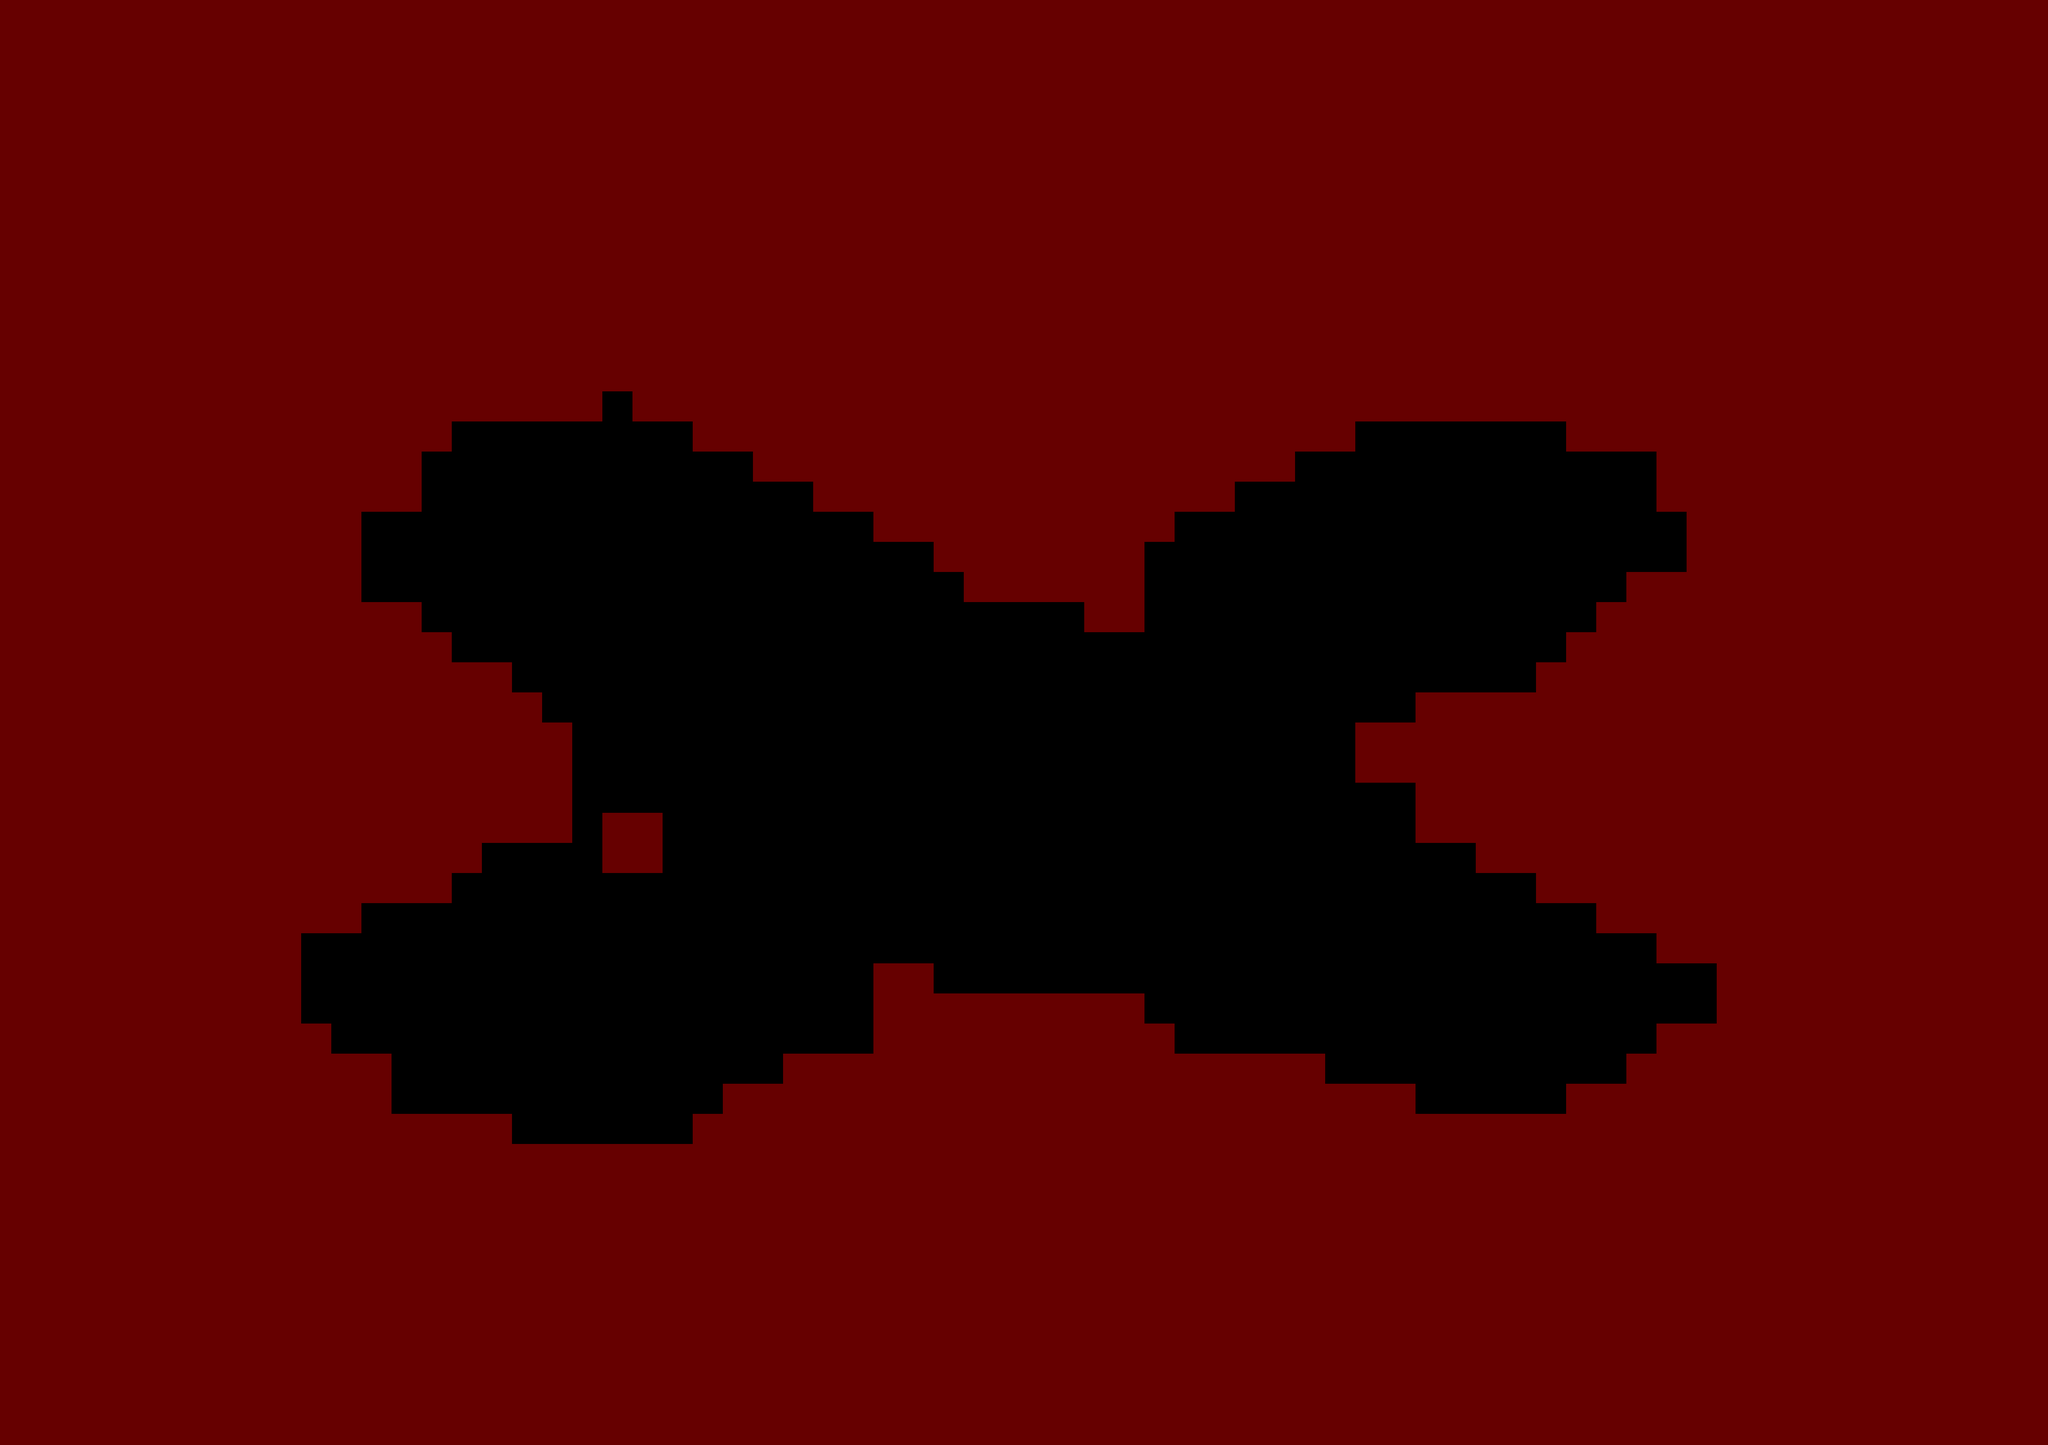

Tiled map render using the project's own tile images. Description and the whole map definition, tile-layer contents included, below:
An orthogonal 68x48 tile map with 64x64 px tiles, 1 tile layer (碰撞（红色）), 2 tilesets.

<map version="1.0" tiledversion="1.1.6" orientation="orthogonal" renderorder="left-up" width="68" height="48" tilewidth="64" tileheight="64" infinite="0" nextobjectid="1"><tileset firstgid="1" name="tile_res" tilewidth="64" tileheight="64" tilecount="2" columns="2"><image source="../misc/tile_res.png" width="128" height="64" /></tileset><tileset firstgid="3" name="tile_res" tilewidth="64" tileheight="64" tilecount="2" columns="2"><image source="../misc/tile_res.png" width="128" height="64" /></tileset><imagelayer name="背景"><image source="mdata.jpg" width="4352" height="3072" /></imagelayer><layer name="碰撞（红色）" width="68" height="48"><data encoding="csv">1,1,1,1,1,1,1,1,1,1,1,1,1,1,1,1,1,1,1,1,1,1,1,1,1,1,1,1,1,1,1,1,1,1,1,1,1,1,1,1,1,1,1,1,1,1,1,1,1,1,1,1,1,1,1,1,1,1,1,1,1,1,1,1,1,1,1,1,1,1,1,1,1,1,1,1,1,1,1,1,1,1,1,1,1,1,1,1,1,1,1,1,1,1,1,1,1,1,1,1,1,1,1,1,1,1,1,1,1,1,1,1,1,1,1,1,1,1,1,1,1,1,1,1,1,1,1,1,1,1,1,1,1,1,1,1,1,1,1,1,1,1,1,1,1,1,1,1,1,1,1,1,1,1,1,1,1,1,1,1,1,1,1,1,1,1,1,1,1,1,1,1,1,1,1,1,1,1,1,1,1,1,1,1,1,1,1,1,1,1,1,1,1,1,1,1,1,1,1,1,1,1,1,1,1,1,1,1,1,1,1,1,1,1,1,1,1,1,1,1,1,1,1,1,1,1,1,1,1,1,1,1,1,1,1,1,1,1,1,1,1,1,1,1,1,1,1,1,1,1,1,1,1,1,1,1,1,1,1,1,1,1,1,1,1,1,1,1,1,1,1,1,1,1,1,1,1,1,1,1,1,1,1,1,1,1,1,1,1,1,1,1,1,1,1,1,1,1,1,1,1,1,1,1,1,1,1,1,1,1,1,1,1,1,1,1,1,1,1,1,1,1,1,1,1,1,1,1,1,1,1,1,1,1,1,1,1,1,1,1,1,1,1,1,1,1,1,1,1,1,1,1,1,1,1,1,1,1,1,1,1,1,1,1,1,1,1,1,1,1,1,1,1,1,1,1,1,1,1,1,1,1,1,1,1,1,1,1,1,1,1,1,1,1,1,1,1,1,1,1,1,1,1,1,1,1,1,1,1,1,1,1,1,1,1,1,1,1,1,1,1,1,1,1,1,1,1,1,1,1,1,1,1,1,1,1,1,1,1,1,1,1,1,1,1,1,1,1,1,1,1,1,1,1,1,1,1,1,1,1,1,1,1,1,1,1,1,1,1,1,1,1,1,1,1,1,1,1,1,1,1,1,1,1,1,1,1,1,1,1,1,1,1,1,1,1,1,1,1,1,1,1,1,1,1,1,1,1,1,1,1,1,1,1,1,1,1,1,1,1,1,1,1,1,1,1,1,1,1,1,1,1,1,1,1,1,1,1,1,1,1,1,1,1,1,1,1,1,1,1,1,1,1,1,1,1,1,1,1,1,1,1,1,1,1,1,1,1,1,1,1,1,1,1,1,1,1,1,1,1,1,1,1,1,1,1,1,1,1,1,1,1,1,1,1,1,1,1,1,1,1,1,1,1,1,1,1,1,1,1,1,1,1,1,1,1,1,1,1,1,1,1,1,1,1,1,1,1,1,1,1,1,1,1,1,1,1,1,1,1,1,1,1,1,1,1,1,1,1,1,1,1,1,1,1,1,1,1,1,1,1,1,1,1,1,1,1,1,1,1,1,1,1,1,1,1,1,1,1,1,1,1,1,1,1,1,1,1,1,1,1,1,1,1,1,1,1,1,1,1,1,1,1,1,1,1,1,1,1,1,1,1,1,1,1,1,1,1,1,1,1,1,1,1,1,1,1,1,1,1,1,1,1,1,1,1,1,1,1,1,1,1,1,1,1,1,1,1,1,1,1,1,1,1,1,1,1,1,1,1,1,1,1,1,1,1,1,1,1,1,1,1,1,1,1,1,1,1,1,1,1,1,1,1,1,1,1,1,1,1,1,1,1,1,1,1,1,1,1,1,1,1,1,1,1,1,1,1,1,1,1,1,1,1,1,1,1,1,1,1,1,1,1,1,1,1,1,1,1,1,1,1,1,1,1,1,1,1,1,1,1,1,1,1,1,1,1,1,1,1,1,1,1,1,1,1,1,1,1,1,1,1,1,1,1,1,1,1,1,1,1,1,1,1,1,1,1,1,1,1,1,1,1,1,1,1,1,1,1,1,1,1,1,1,1,1,1,1,1,1,1,1,1,1,0,1,1,1,1,1,1,1,1,1,1,1,1,1,1,1,1,1,1,1,1,1,1,1,1,1,1,1,1,1,1,1,1,1,1,1,1,1,1,1,1,1,1,1,1,1,1,1,1,1,1,1,1,1,1,1,1,1,1,1,1,1,1,0,0,0,0,0,0,0,0,1,1,1,1,1,1,1,1,1,1,1,1,1,1,1,1,1,1,1,1,1,1,0,0,0,0,0,0,0,1,1,1,1,1,1,1,1,1,1,1,1,1,1,1,1,1,1,1,1,1,1,1,1,1,1,1,1,1,1,0,0,0,0,0,0,0,0,0,0,0,1,1,1,1,1,1,1,1,1,1,1,1,1,1,1,1,1,1,0,0,0,0,0,0,0,0,0,0,0,0,1,1,1,1,1,1,1,1,1,1,1,1,1,1,1,1,1,1,1,1,1,1,1,1,1,1,1,0,0,0,0,0,0,0,0,0,0,0,0,0,1,1,1,1,1,1,1,1,1,1,1,1,1,1,0,0,0,0,0,0,0,0,0,0,0,0,0,0,1,1,1,1,1,1,1,1,1,1,1,1,1,1,1,1,1,1,1,1,1,1,1,1,1,0,0,0,0,0,0,0,0,0,0,0,0,0,0,0,0,0,1,1,1,1,1,1,1,1,1,1,0,0,0,0,0,0,0,0,0,0,0,0,0,0,0,0,0,1,1,1,1,1,1,1,1,1,1,1,1,1,1,1,1,1,1,1,1,1,1,1,1,0,0,0,0,0,0,0,0,0,0,0,0,0,0,0,0,0,0,0,1,1,1,1,1,1,1,0,0,0,0,0,0,0,0,0,0,0,0,0,0,0,0,0,0,1,1,1,1,1,1,1,1,1,1,1,1,1,1,1,1,1,1,1,1,1,1,1,1,0,0,0,0,0,0,0,0,0,0,0,0,0,0,0,0,0,0,0,0,1,1,1,1,1,1,0,0,0,0,0,0,0,0,0,0,0,0,0,0,0,0,1,1,1,1,1,1,1,1,1,1,1,1,1,1,1,1,1,1,1,1,1,1,1,1,1,1,1,1,0,0,0,0,0,0,0,0,0,0,0,0,0,0,0,0,0,0,0,0,0,0,1,1,0,0,0,0,0,0,0,0,0,0,0,0,0,0,0,1,1,1,1,1,1,1,1,1,1,1,1,1,1,1,1,1,1,1,1,1,1,1,1,1,1,1,1,1,1,0,0,0,0,0,0,0,0,0,0,0,0,0,0,0,0,0,0,0,0,0,0,0,0,0,0,0,0,0,0,0,0,0,0,0,0,0,1,1,1,1,1,1,1,1,1,1,1,1,1,1,1,1,1,1,1,1,1,1,1,1,1,1,1,1,1,1,1,1,1,0,0,0,0,0,0,0,0,0,0,0,0,0,0,0,0,0,0,0,0,0,0,0,0,0,0,0,0,0,0,0,0,0,0,1,1,1,1,1,1,1,1,1,1,1,1,1,1,1,1,1,1,1,1,1,1,1,1,1,1,1,1,1,1,1,1,1,1,1,0,0,0,0,0,0,0,0,0,0,0,0,0,0,0,0,0,0,0,0,0,0,0,0,0,0,0,0,0,1,1,1,1,1,1,1,1,1,1,1,1,1,1,1,1,1,1,1,1,1,1,1,1,1,1,1,1,1,1,1,1,1,1,1,1,1,1,1,1,0,0,0,0,0,0,0,0,0,0,0,0,0,0,0,0,0,0,0,0,0,0,0,0,0,0,1,1,1,1,1,1,1,1,1,1,1,1,1,1,1,1,1,1,1,1,1,1,1,1,1,1,1,1,1,1,1,1,1,1,1,1,1,1,1,1,1,1,0,0,0,0,0,0,0,0,0,0,0,0,0,0,0,0,0,0,0,0,0,0,0,0,0,0,1,1,1,1,1,1,1,1,1,1,1,1,1,1,1,1,1,1,1,1,1,1,1,1,1,1,1,1,1,1,1,1,1,1,1,1,1,1,1,1,1,1,0,0,0,0,0,0,0,0,0,0,0,0,0,0,0,0,0,0,0,0,0,0,0,0,0,0,0,0,1,1,1,1,1,1,1,1,1,1,1,1,1,1,1,1,1,1,1,1,1,1,1,1,1,1,1,1,1,1,1,1,1,1,1,1,1,1,1,1,0,1,1,0,0,0,0,0,0,0,0,0,0,0,0,0,0,0,0,0,0,0,0,0,0,0,0,0,1,1,1,1,1,1,1,1,1,1,1,1,1,1,1,1,1,1,1,1,1,1,1,1,1,1,1,1,1,1,1,1,1,1,1,1,1,0,0,0,0,1,1,0,0,0,0,0,0,0,0,0,0,0,0,0,0,0,0,0,0,0,0,0,0,0,0,0,0,0,1,1,1,1,1,1,1,1,1,1,1,1,1,1,1,1,1,1,1,1,1,1,1,1,1,1,1,1,1,1,1,1,1,1,0,0,0,0,0,0,0,0,0,0,0,0,0,0,0,0,0,0,0,0,0,0,0,0,0,0,0,0,0,0,0,0,0,0,0,0,1,1,1,1,1,1,1,1,1,1,1,1,1,1,1,1,1,1,1,1,1,1,1,1,1,1,1,1,1,0,0,0,0,0,0,0,0,0,0,0,0,0,0,0,0,0,0,0,0,0,0,0,0,0,0,0,0,0,0,0,0,0,0,0,0,0,0,0,0,0,1,1,1,1,1,1,1,1,1,1,1,1,1,1,1,1,1,1,1,1,1,1,1,1,1,0,0,0,0,0,0,0,0,0,0,0,0,0,0,0,0,0,0,0,0,0,0,0,0,0,0,0,0,0,0,0,0,0,0,0,0,0,0,0,0,0,0,0,0,0,1,1,1,1,1,1,1,1,1,1,1,1,1,1,1,1,1,1,1,1,1,1,1,0,0,0,0,0,0,0,0,0,0,0,0,0,0,0,0,0,0,0,1,1,0,0,0,0,0,0,0,0,0,0,0,0,0,0,0,0,0,0,0,0,0,0,0,0,0,0,1,1,1,1,1,1,1,1,1,1,1,1,1,1,1,1,1,1,1,1,1,0,0,0,0,0,0,0,0,0,0,0,0,0,0,0,0,0,0,0,1,1,1,1,1,1,1,1,1,0,0,0,0,0,0,0,0,0,0,0,0,0,0,0,0,0,0,0,1,1,1,1,1,1,1,1,1,1,1,1,1,1,1,1,1,1,1,1,1,1,0,0,0,0,0,0,0,0,0,0,0,0,0,0,0,0,0,0,1,1,1,1,1,1,1,1,1,1,0,0,0,0,0,0,0,0,0,0,0,0,0,0,0,0,1,1,1,1,1,1,1,1,1,1,1,1,1,1,1,1,1,1,1,1,1,1,1,1,1,1,0,0,0,0,0,0,0,0,0,0,0,0,0,1,1,1,1,1,1,1,1,1,1,1,1,1,1,1,1,1,1,0,0,0,0,0,0,0,0,0,0,1,1,1,1,1,1,1,1,1,1,1,1,1,1,1,1,1,1,1,1,1,1,1,1,1,1,1,0,0,0,0,0,0,0,0,0,0,0,1,1,1,1,1,1,1,1,1,1,1,1,1,1,1,1,1,1,1,1,1,1,1,0,0,0,0,0,1,1,1,1,1,1,1,1,1,1,1,1,1,1,1,1,1,1,1,1,1,1,1,1,1,1,1,1,1,1,1,1,1,0,0,0,0,0,0,1,1,1,1,1,1,1,1,1,1,1,1,1,1,1,1,1,1,1,1,1,1,1,1,1,1,1,1,1,1,1,1,1,1,1,1,1,1,1,1,1,1,1,1,1,1,1,1,1,1,1,1,1,1,1,1,1,1,1,1,1,1,1,1,1,1,1,1,1,1,1,1,1,1,1,1,1,1,1,1,1,1,1,1,1,1,1,1,1,1,1,1,1,1,1,1,1,1,1,1,1,1,1,1,1,1,1,1,1,1,1,1,1,1,1,1,1,1,1,1,1,1,1,1,1,1,1,1,1,1,1,1,1,1,1,1,1,1,1,1,1,1,1,1,1,1,1,1,1,1,1,1,1,1,1,1,1,1,1,1,1,1,1,1,1,1,1,1,1,1,1,1,1,1,1,1,1,1,1,1,1,1,1,1,1,1,1,1,1,1,1,1,1,1,1,1,1,1,1,1,1,1,1,1,1,1,1,1,1,1,1,1,1,1,1,1,1,1,1,1,1,1,1,1,1,1,1,1,1,1,1,1,1,1,1,1,1,1,1,1,1,1,1,1,1,1,1,1,1,1,1,1,1,1,1,1,1,1,1,1,1,1,1,1,1,1,1,1,1,1,1,1,1,1,1,1,1,1,1,1,1,1,1,1,1,1,1,1,1,1,1,1,1,1,1,1,1,1,1,1,1,1,1,1,1,1,1,1,1,1,1,1,1,1,1,1,1,1,1,1,1,1,1,1,1,1,1,1,1,1,1,1,1,1,1,1,1,1,1,1,1,1,1,1,1,1,1,1,1,1,1,1,1,1,1,1,1,1,1,1,1,1,1,1,1,1,1,1,1,1,1,1,1,1,1,1,1,1,1,1,1,1,1,1,1,1,1,1,1,1,1,1,1,1,1,1,1,1,1,1,1,1,1,1,1,1,1,1,1,1,1,1,1,1,1,1,1,1,1,1,1,1,1,1,1,1,1,1,1,1,1,1,1,1,1,1,1,1,1,1,1,1,1,1,1,1,1,1,1,1,1,1,1,1,1,1,1,1,1,1,1,1,1,1,1,1,1,1,1,1,1,1,1,1,1,1,1,1,1,1,1,1,1,1,1,1,1,1,1,1,1,1,1,1,1,1,1,1,1,1,1,1,1,1,1,1,1,1,1,1,1,1,1,1,1,1,1,1,1,1,1,1,1,1,1,1,1,1,1,1,1,1,1,1,1,1,1,1,1,1,1,1,1,1,1,1,1,1,1,1,1,1,1,1,1,1,1,1,1,1,1,1,1,1,1,1,1,1,1,1,1,1,1,1,1,1,1,1,1,1,1,1,1,1,1,1,1,1,1,1,1,1,1,1,1,1,1,1,1,1,1,1,1,1,1,1,1,1,1,1,1,1,1,1,1,1,1,1,1,1,1,1,1,1,1,1,1,1,1,1,1,1,1,1,1,1,1,1,1,1,1,1,1,1,1,1,1,1,1,1,1,1,1,1,1,1,1,1,1,1,1,1,1,1,1,1,1,1,1,1,1,1,1,1,1,1,1,1,1,1,1,1,1,1,1,1,1,1,1,1,1,1,1,1,1,1,1,1,1,1,1,1,1,1,1,1,1,1,1,1,1,1,1,1,1,1,1,1,1,1,1,1,1,1,1</data></layer></map>
